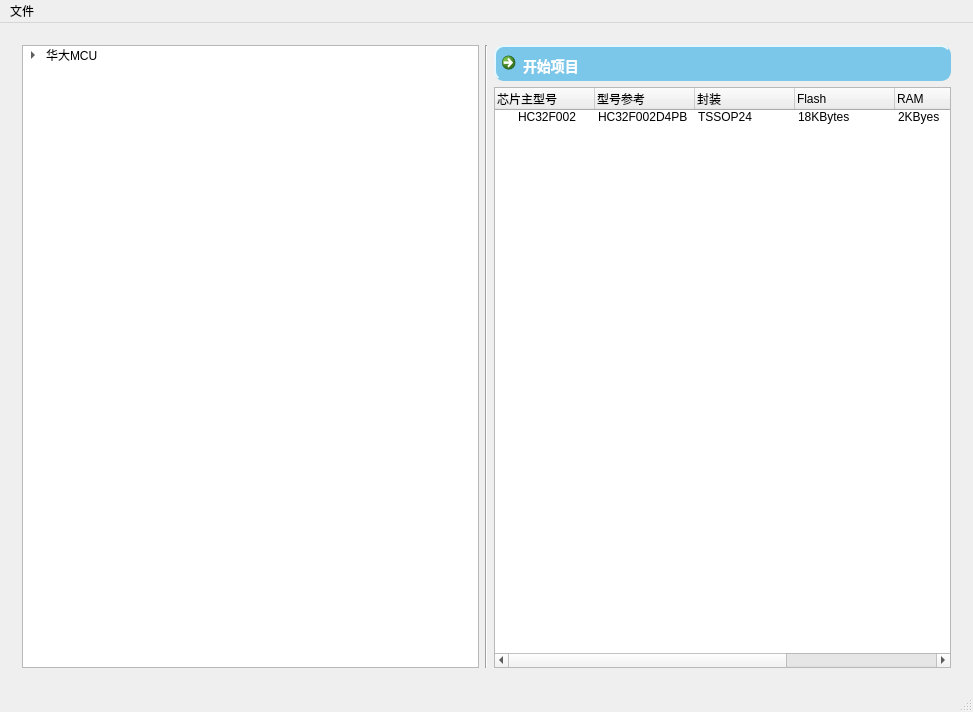
<?xml version="1.0" encoding="UTF-8"?>
<ui version="4.0">
 <class>master</class>
 <widget class="QMainWindow" name="master">
  <property name="geometry">
   <rect>
    <x>0</x>
    <y>0</y>
    <width>973</width>
    <height>712</height>
   </rect>
  </property>
  <property name="windowTitle">
   <string>ChmcuInit</string>
  </property>
  <widget class="QWidget" name="centralWidget">
   <layout class="QGridLayout" name="gridLayout_3">
    <item row="0" column="0">
     <widget class="QStackedWidget" name="stackedWidget">
      <property name="currentIndex">
       <number>0</number>
      </property>
      <widget class="QWidget" name="page">
       <layout class="QGridLayout" name="gridLayout_2">
        <item row="0" column="1" rowspan="2">
         <widget class="Line" name="line">
          <property name="orientation">
           <enum>Qt::Vertical</enum>
          </property>
         </widget>
        </item>
        <item row="0" column="2">
         <widget class="QCommandLinkButton" name="start_project">
          <property name="layoutDirection">
           <enum>Qt::RightToLeft</enum>
          </property>
          <property name="styleSheet">
           <string notr="true">.QCommandLinkButton
{

    color:#ffffff;
	background-color: rgb(123, 199, 233);
    border-style:outset; 
    border-width:2px;
    border-color:rgb(123, 199, 233);
    border-radius:10px;
    font:bold 14px; 
    font-family: Segoe UI;
    min-width:100px;
    min-height:20px;
    padding:4px;

}</string>
          </property>
          <property name="text">
           <string>开始项目</string>
          </property>
          <property name="icon">
           <iconset resource="res.qrc">
            <normaloff>:/logo/res/logo/start project.png</normaloff>:/logo/res/logo/start project.png</iconset>
          </property>
          <property name="iconSize">
           <size>
            <width>40</width>
            <height>40</height>
           </size>
          </property>
         </widget>
        </item>
        <item row="1" column="2">
         <widget class="QTreeWidget" name="mcu_info">
          <column>
           <property name="text">
            <string>芯片主型号</string>
           </property>
          </column>
          <column>
           <property name="text">
            <string>型号参考</string>
           </property>
          </column>
          <column>
           <property name="text">
            <string>封装</string>
           </property>
          </column>
          <column>
           <property name="text">
            <string>Flash</string>
           </property>
          </column>
          <column>
           <property name="text">
            <string>RAM</string>
           </property>
          </column>
          <column>
           <property name="text">
            <string>IO</string>
           </property>
          </column>
          <column>
           <property name="text">
            <string>频率</string>
           </property>
          </column>
          <item>
           <property name="text">
            <string>HC32F002</string>
           </property>
           <property name="text">
            <string>HC32F002D4PB</string>
           </property>
           <property name="text">
            <string>TSSOP24</string>
           </property>
           <property name="text">
            <string>18KBytes</string>
           </property>
           <property name="text">
            <string>2KByes</string>
           </property>
           <property name="text">
            <string>22</string>
           </property>
           <property name="text">
            <string>48Mhz</string>
           </property>
          </item>
         </widget>
        </item>
        <item row="0" column="0" rowspan="2">
         <widget class="QTreeWidget" name="mcu_choose">
          <property name="styleSheet">
           <string notr="true"/>
          </property>
          <attribute name="headerVisible">
           <bool>false</bool>
          </attribute>
          <column>
           <property name="text">
            <string>内容</string>
           </property>
          </column>
          <item>
           <property name="text">
            <string>华大MCU</string>
           </property>
           <item>
            <property name="text">
             <string>HC32F0</string>
            </property>
            <item>
             <property name="text">
              <string>H32F002</string>
             </property>
            </item>
           </item>
          </item>
         </widget>
        </item>
       </layout>
      </widget>
      <widget class="QWidget" name="page_2">
       <layout class="QGridLayout" name="gridLayout_5">
        <item row="0" column="0" rowspan="2">
         <widget class="QTabWidget" name="tabWidget">
          <property name="sizePolicy">
           <sizepolicy hsizetype="Minimum" vsizetype="Expanding">
            <horstretch>0</horstretch>
            <verstretch>0</verstretch>
           </sizepolicy>
          </property>
          <property name="currentIndex">
           <number>0</number>
          </property>
          <widget class="QWidget" name="tab_3">
           <attribute name="title">
            <string>引脚</string>
           </attribute>
           <layout class="QGridLayout" name="gridLayout">
            <item row="0" column="0">
             <widget class="window_pin" name="pin_tree">
              <property name="sizePolicy">
               <sizepolicy hsizetype="Minimum" vsizetype="Expanding">
                <horstretch>0</horstretch>
                <verstretch>0</verstretch>
               </sizepolicy>
              </property>
              <property name="frameShape">
               <enum>QFrame::StyledPanel</enum>
              </property>
              <property name="frameShadow">
               <enum>QFrame::Sunken</enum>
              </property>
              <property name="lineWidth">
               <number>1</number>
              </property>
              <property name="midLineWidth">
               <number>0</number>
              </property>
              <attribute name="headerVisible">
               <bool>false</bool>
              </attribute>
              <column>
               <property name="text">
                <string notr="true">1</string>
               </property>
              </column>
             </widget>
            </item>
           </layout>
          </widget>
          <widget class="QWidget" name="tab_4">
           <attribute name="title">
            <string>外设</string>
           </attribute>
           <layout class="QGridLayout" name="gridLayout_7">
            <item row="0" column="0">
             <widget class="QTreeWidget" name="treeWidget_4">
              <attribute name="headerVisible">
               <bool>false</bool>
              </attribute>
              <column>
               <property name="text">
                <string notr="true">1</string>
               </property>
              </column>
             </widget>
            </item>
           </layout>
          </widget>
         </widget>
        </item>
        <item row="0" column="1" rowspan="2">
         <widget class="Line" name="line_2">
          <property name="orientation">
           <enum>Qt::Vertical</enum>
          </property>
         </widget>
        </item>
        <item row="0" column="2">
         <widget class="QGraphicsView" name="mcu_view"/>
        </item>
        <item row="0" column="3" rowspan="2">
         <widget class="Line" name="line_4">
          <property name="orientation">
           <enum>Qt::Vertical</enum>
          </property>
         </widget>
        </item>
        <item row="1" column="2">
         <widget class="QTableWidget" name="pin_table">
          <property name="sizePolicy">
           <sizepolicy hsizetype="Expanding" vsizetype="Minimum">
            <horstretch>0</horstretch>
            <verstretch>0</verstretch>
           </sizepolicy>
          </property>
         </widget>
        </item>
        <item row="0" column="4" rowspan="2">
         <widget class="QTabWidget" name="tabWidget_2">
          <property name="sizePolicy">
           <sizepolicy hsizetype="Minimum" vsizetype="Expanding">
            <horstretch>0</horstretch>
            <verstretch>0</verstretch>
           </sizepolicy>
          </property>
          <property name="currentIndex">
           <number>0</number>
          </property>
          <widget class="QWidget" name="tab_5">
           <attribute name="title">
            <string>寄存器</string>
           </attribute>
           <layout class="QGridLayout" name="gridLayout_4">
            <item row="0" column="0">
             <widget class="QTreeWidget" name="treeWidget_2">
              <property name="sizePolicy">
               <sizepolicy hsizetype="Minimum" vsizetype="Expanding">
                <horstretch>0</horstretch>
                <verstretch>0</verstretch>
               </sizepolicy>
              </property>
              <attribute name="headerVisible">
               <bool>false</bool>
              </attribute>
              <column>
               <property name="text">
                <string notr="true">1</string>
               </property>
              </column>
             </widget>
            </item>
           </layout>
          </widget>
          <widget class="QWidget" name="tab_6">
           <attribute name="title">
            <string>源代码</string>
           </attribute>
           <layout class="QGridLayout" name="gridLayout_6">
            <item row="0" column="0">
             <widget class="QTextBrowser" name="textBrowser"/>
            </item>
           </layout>
          </widget>
         </widget>
        </item>
       </layout>
      </widget>
     </widget>
    </item>
   </layout>
  </widget>
  <widget class="QStatusBar" name="statusBar"/>
  <widget class="QMenuBar" name="menuBar">
   <property name="geometry">
    <rect>
     <x>0</x>
     <y>0</y>
     <width>973</width>
     <height>23</height>
    </rect>
   </property>
   <widget class="QMenu" name="menu">
    <property name="title">
     <string>文件</string>
    </property>
    <addaction name="actionddd"/>
    <addaction name="actionddd_2"/>
    <addaction name="separator"/>
    <addaction name="actiond"/>
    <addaction name="actiond_2"/>
    <addaction name="separator"/>
    <addaction name="actiond_3"/>
    <addaction name="separator"/>
    <addaction name="actiond_4"/>
   </widget>
   <addaction name="menu"/>
  </widget>
  <action name="actionddd">
   <property name="text">
    <string>新建项目</string>
   </property>
  </action>
  <action name="actionddd_2">
   <property name="text">
    <string>打开项目</string>
   </property>
  </action>
  <action name="actiond">
   <property name="text">
    <string>保存项目</string>
   </property>
  </action>
  <action name="actiond_2">
   <property name="text">
    <string>另存为项目</string>
   </property>
  </action>
  <action name="actiond_3">
   <property name="text">
    <string>关闭项目</string>
   </property>
  </action>
  <action name="actiond_4">
   <property name="text">
    <string>退出</string>
   </property>
  </action>
  <action name="actiond_5">
   <property name="text">
    <string>d</string>
   </property>
  </action>
  <action name="actiond_6">
   <property name="text">
    <string>d</string>
   </property>
  </action>
 </widget>
 <layoutdefault spacing="6" margin="11"/>
 <customwidgets>
  <customwidget>
   <class>window_pin</class>
   <extends>QTreeWidget</extends>
   <header>window_pin.h</header>
  </customwidget>
 </customwidgets>
 <resources>
  <include location="res.qrc"/>
 </resources>
 <connections/>
</ui>
